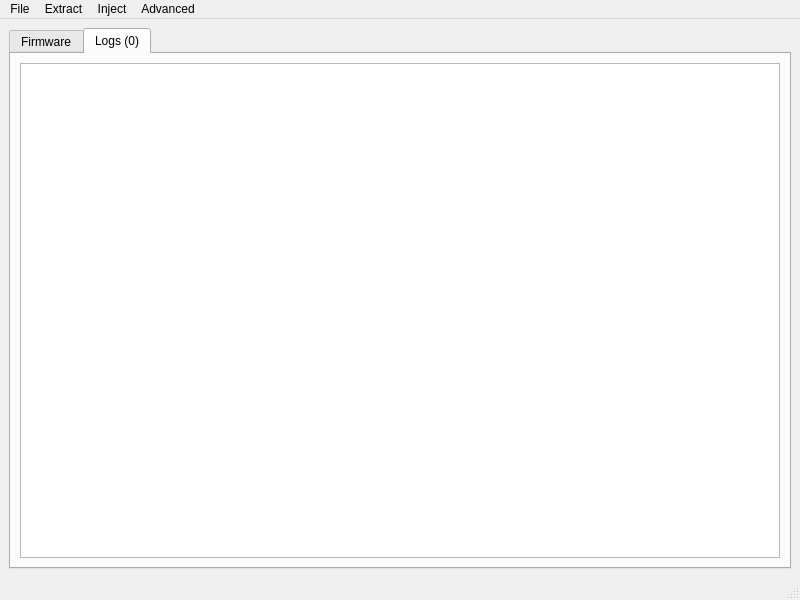
<?xml version="1.0" encoding="UTF-8"?>
<ui version="4.0">
 <class>GpdW4EdidInjector</class>
 <widget class="QMainWindow" name="GpdW4EdidInjector">
  <property name="geometry">
   <rect>
    <x>0</x>
    <y>0</y>
    <width>800</width>
    <height>600</height>
   </rect>
  </property>
  <property name="windowTitle">
   <string>GPD win4 edid injector</string>
  </property>
  <widget class="QWidget" name="centralwidget">
   <layout class="QVBoxLayout" name="verticalLayout">
    <item>
     <widget class="QTabWidget" name="tabWidget">
      <property name="currentIndex">
       <number>1</number>
      </property>
      <widget class="QWidget" name="fwtab">
       <attribute name="title">
        <string>Firmware</string>
       </attribute>
       <layout class="QVBoxLayout" name="verticalLayout_3">
        <item>
         <layout class="QVBoxLayout" name="fwHexLayt"/>
        </item>
       </layout>
      </widget>
      <widget class="QWidget" name="logstab">
       <attribute name="title">
        <string>Logs (0)</string>
       </attribute>
       <layout class="QVBoxLayout" name="verticalLayout_2">
        <item>
         <widget class="QPlainTextEdit" name="logsTxtBox">
          <property name="readOnly">
           <bool>true</bool>
          </property>
         </widget>
        </item>
       </layout>
      </widget>
     </widget>
    </item>
   </layout>
  </widget>
  <widget class="QMenuBar" name="menubar">
   <property name="geometry">
    <rect>
     <x>0</x>
     <y>0</y>
     <width>800</width>
     <height>22</height>
    </rect>
   </property>
   <widget class="QMenu" name="menuFile">
    <property name="title">
     <string>File</string>
    </property>
    <addaction name="loadhex"/>
    <addaction name="savehex"/>
   </widget>
   <widget class="QMenu" name="menuExtract">
    <property name="title">
     <string>Extract</string>
    </property>
    <addaction name="extfw"/>
    <addaction name="extedid"/>
   </widget>
   <widget class="QMenu" name="menuInject">
    <property name="title">
     <string>Inject</string>
    </property>
    <addaction name="injedid"/>
   </widget>
   <widget class="QMenu" name="menuAdvanced">
    <property name="title">
     <string>Advanced</string>
    </property>
    <addaction name="actionedid_offset"/>
    <addaction name="actionedid_size"/>
    <addaction name="actionReset_to_defaults"/>
   </widget>
   <addaction name="menuFile"/>
   <addaction name="menuExtract"/>
   <addaction name="menuInject"/>
   <addaction name="menuAdvanced"/>
  </widget>
  <widget class="QStatusBar" name="statusbar"/>
  <action name="loadhex">
   <property name="text">
    <string>Load .hex file</string>
   </property>
  </action>
  <action name="actionSave_firmware_bin">
   <property name="text">
    <string>Extract firmware</string>
   </property>
  </action>
  <action name="actionSave_edid_bin">
   <property name="text">
    <string>Extract edid</string>
   </property>
  </action>
  <action name="savehex">
   <property name="text">
    <string>Save custom .hex file</string>
   </property>
  </action>
  <action name="extfw">
   <property name="text">
    <string>firmware</string>
   </property>
  </action>
  <action name="extedid">
   <property name="text">
    <string>edid</string>
   </property>
  </action>
  <action name="injedid">
   <property name="text">
    <string>edid</string>
   </property>
  </action>
  <action name="actionedid_offset">
   <property name="text">
    <string>Set edid offset</string>
   </property>
  </action>
  <action name="actionedid_size">
   <property name="text">
    <string>Set edid size</string>
   </property>
  </action>
  <action name="actionReset_to_defaults">
   <property name="text">
    <string>Reset to defaults</string>
   </property>
  </action>
 </widget>
 <resources/>
 <connections/>
</ui>
